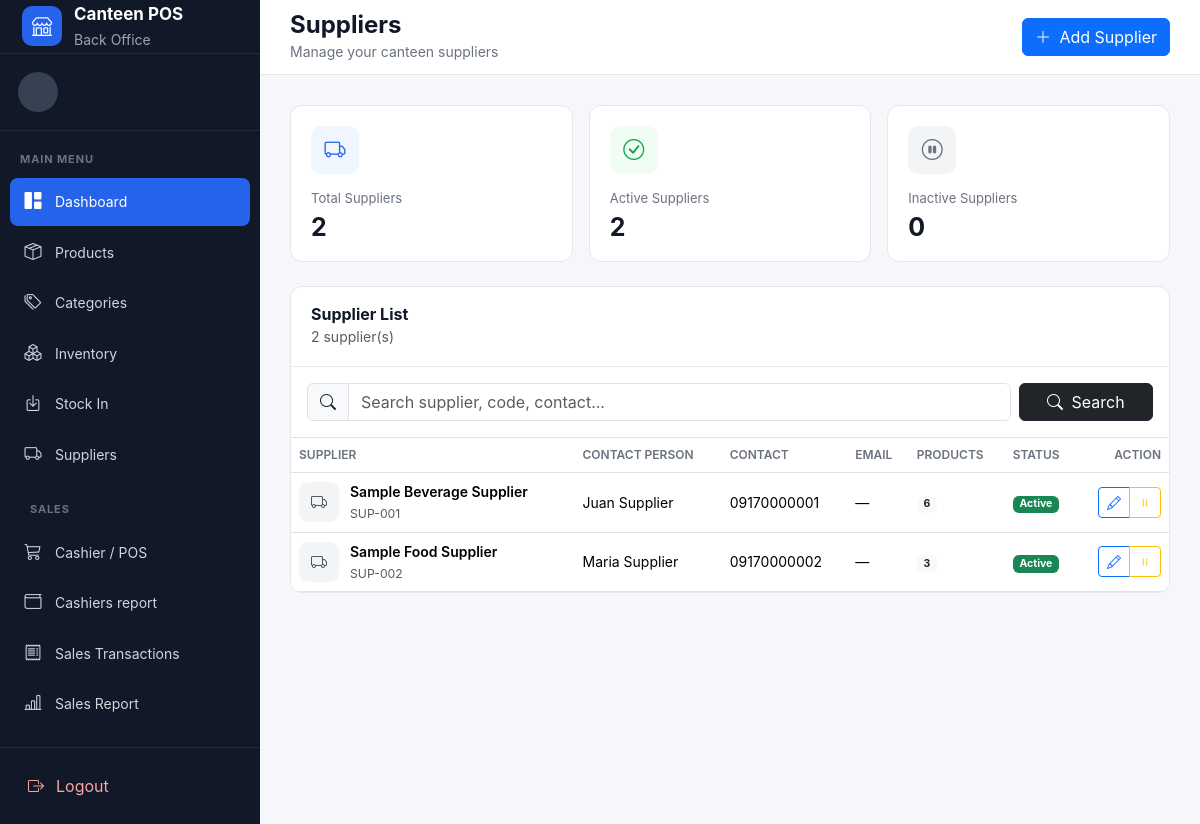
The app's page /suppliers/index.php with its own data.
### tables this page shows
CREATE TABLE suppliers (

    id INT UNSIGNED AUTO_INCREMENT PRIMARY KEY,

    supplier_code VARCHAR(30) NOT NULL UNIQUE,

    supplier_name VARCHAR(150) NOT NULL,

    contact_person VARCHAR(100) DEFAULT NULL,

    contact_number VARCHAR(50) DEFAULT NULL,

    email VARCHAR(100) DEFAULT NULL,

    address VARCHAR(255) DEFAULT NULL,

    status ENUM(
        'active',
        'inactive'
    ) NOT NULL DEFAULT 'active',

    created_at TIMESTAMP DEFAULT CURRENT_TIMESTAMP,

    updated_at TIMESTAMP DEFAULT CURRENT_TIMESTAMP
        ON UPDATE CURRENT_TIMESTAMP

);

### suppliers/index.php (the view, shortened to what this page needs)
<?php
require_once __DIR__ . "/../config/database.php";
require_once __DIR__ . "/../includes/header.php";
$search = trim($_GET['search'] ?? '');
$sql = "
    SELECT
        s.id,
        s.supplier_code,
        s.supplier_name,
        s.contact_person,
        s.contact_number,
        s.email,
        s.address,
        s.status,
        s.created_at,
        COUNT(DISTINCT p.id) AS product_count
    FROM suppliers s
    LEFT JOIN products p
        ON p.supplier_id = s.id
    WHERE 1 = 1
";
$params = [];
$sql .= "
    GROUP BY
        s.id,
        s.supplier_code,
        s.supplier_name,
        s.contact_person,
        s.contact_number,
        s.email,
        s.address,
        s.status,
        s.created_at
    ORDER BY s.supplier_name ASC
";
$stmt = $pdo->prepare($sql);
$stmt->execute($params);
$suppliers = $stmt->fetchAll();
$stmt = $pdo->query("
    SELECT
        COUNT(*) AS total_suppliers,
        SUM(
            CASE
                WHEN status = 'active'
                THEN 1
                ELSE 0
            END
        ) AS active_suppliers,
        SUM(
            CASE
                WHEN status = 'inactive'
                THEN 1
                ELSE 0
            END
        ) AS inactive_suppliers
    FROM suppliers
");
$summary = $stmt->fetch();
require_once __DIR__ . "/../includes/header.php";
require_once __DIR__ . "/../includes/sidebar.php";
?>
<main class="main-content">
    <header class="topbar">
        <div class="page-heading">
            <h4>
                Suppliers
            </h4>
            <small>
                Manage your canteen suppliers
            </small>
        </div>
        <a
            href="add.php"
            class="btn btn-primary"
        >
            <i class="bi bi-plus-lg me-1"></i>
            Add Supplier
        </a>
    </header>
    <section class="content-area">
        <div class="row g-3 mb-4">
            <div class="col-md-4">
                <div class="stat-card">
                    <div
                        class="stat-icon"
                        style="
                            background:#eff6ff;
                            color:#2563eb;
                        "
                    >
                        <i class="bi bi-truck"></i>
                    </div>
                    <div class="stat-title">
                        Total Suppliers
                    </div>
                    <div class="stat-value">
                        <?= number_format(
                            $summary['total_suppliers'] ?? 0
                        ) ?>
                    </div>
                </div>
            </div>
            <div class="col-md-4">
                <div class="stat-card">
                    <div
                        class="stat-icon"
                        style="
                            background:#f0fdf4;
                            color:#16a34a;
                        "
                    >
                        <i class="bi bi-check-circle"></i>
                    </div>
                    <div class="stat-title">
                        Active Suppliers
                    </div>
                    <div class="stat-value">
                        <?= number_format(
                            $summary['active_suppliers'] ?? 0
                        ) ?>
                    </div>
                </div>
            </div>
            <div class="col-md-4">
                <div class="stat-card">
                    <div
                        class="stat-icon"
                        style="
                            background:#f3f4f6;
                            color:#6b7280;
                        "
                    >
                        <i class="bi bi-pause-circle"></i>
                    </div>
                    <div class="stat-title">
                        Inactive Suppliers
                    </div>
                    <div class="stat-value">
                        <?= number_format(
                            $summary['inactive_suppliers'] ?? 0
                        ) ?>
                    </div>
                </div>
            </div>
        </div>
        <div class="dashboard-card">
            <div
                class="dashboard-card-header"
            >
                <div>
                    <h6>
                        Supplier List
                    </h6>
                    <small class="text-muted">
                        <?= number_format(
                            count($suppliers)
                        ) ?>
                        supplier(s)
                    </small>
                </div>
            </div>
            <div class="p-3 border-bottom">
                <form
                    method="GET"
                    class="row g-2"
                >
                    <div class="col-md-10">
                        <div class="input-group">
                            <span class="input-group-text">
                                <i class="bi bi-search"></i>
                            </span>
                            <input
                                type="text"
                                name="search"
                                class="form-control"
                                placeholder="Search supplier, code, contact..."
                                value="<?= htmlspecialchars(
                                    $search
                                ) ?>"
                            >
                        </div>
                    </div>
                    <div class="col-md-2">
                        <button
                            type="submit"
                            class="btn btn-dark w-100"
                        >
                            <i class="bi bi-search me-1"></i>
                            Search
                        </button>
                    </div>
                </form>
            </div>
            <div class="table-responsive">
                <table class="table table-hover">
                    <thead>
                        <tr>
                            <th>
                                Supplier
                            </th>
                            <th>
                                Contact Person
                            </th>
                            <th>
                                Contact
                            </th>
                            <th>
                                Email
                            </th>
                            <th>
                                Products
                            </th>
                            <th>
                                Status
                            </th>
                            <th class="text-end">
                                Action
                            </th>
                        </tr>
                    </thead>
                    <tbody>
                    <?php if ($suppliers): ?>
                        <?php foreach (
                            $suppliers as $supplier
                        ): ?>
                            <tr>
                                <td>
                                    <div
                                        class="d-flex align-items-center"
                                    >
                                        <div
                                            class="inventory-product-icon"
                                        >
                                            <i class="bi bi-truck"></i>
                                        </div>
                                        <div>
                                            <div
                                                class="fw-semibold"
                                            >
                                                <?= htmlspecialchars(
                                                    $supplier[
                                                        'supplier_name'
                                                    ]
                                                ) ?>
                                            </div>
                                            <small
                                                class="text-muted"
                                            >
                                                <?= htmlspecialchars(
                                                    $supplier[
                                                        'supplier_code'
                                                    ]
                                                ) ?>
                                            </small>
                                        </div>
                                    </div>
                                </td>
                                <td>
                                    <?= htmlspecialchars(
                                        $supplier[
                                            'contact_person'
                                        ]
                                        ?? '—'
                                    ) ?>
                                </td>
                                <td>
                                    <?= htmlspecialchars(
                                        $supplier[
                                            'contact_number'
                                        ]
                                        ?? '—'
                                    ) ?>
                                </td>
                                <td>
                                    <?= htmlspecialchars(
                                        $supplier[
                                            'email'
                                        ]
                                        ?? '—'
                                    ) ?>
                                </td>
                                <td>
                                    <span
                                        class="badge bg-light text-dark"
                                    >
                                        <?= number_format(
                                            $supplier[
                                                'product_count'
                                            ]
                                        ) ?>
                                    </span>
                                </td>
                                <td>
                                    <?php if (
                                        $supplier['status']
                                        === 'active'
                                    ): ?>
                                        <span
                                            class="badge bg-success"
                                        >
                                            Active
                                        </span>
                                    <?php endif; ?>
                                </td>
                                <td class="text-end">
                                    <div
                                        class="btn-group"
                                    >
                                        <a
                                            href="edit.php?id=<?= $supplier['id'] ?>"
                                            class="btn btn-sm btn-outline-primary"
                                            title="Edit"
                                        >
                                            <i
                                                class="bi bi-pencil"
                                            ></i>
                                        </a>
                                        <a
                                            href="toggle_status.php?id=<?= $supplier['id'] ?>"
                                            class="btn btn-sm btn-outline-warning"
                                            title="Change Status"
                                            onclick="return confirm(
                                                'Are you sure you want to change this supplier status?'
                                            );"
                                        >
                                            <?php if (
                                                $supplier['status']
                                                === 'active'
                                            ): ?>
                                                <i
                                                    class="bi bi-pause"
                                                ></i>
                                            <?php else: ?>
                                                <i
                                                    class="bi bi-play"
                                                ></i>
                                            <?php endif; ?>
                                        </a>
                                    </div>
                                </td>
                            </tr>
                        <?php endforeach; ?>
                    <?php endif; ?>
                    </tbody>
                </table>
            </div>
        </div>
    </section>
</main>
<?php
require_once __DIR__ . "/../includes/footer.php";
?>

### assets/css/dashboard.css (style rules this page uses)
:root { --sidebar-width: 260px; --sidebar-bg: #111827; --sidebar-hover: #1f2937; --sidebar-active: #2563eb; --body-bg: #f5f7fb; --text-dark: #111827; --text-muted: #6b7280; --border-color: #e5e7eb; }
* { box-sizing: border-box; }
body { margin: 0; background: var(--body-bg); color: var(--text-dark); font-family: Inter, -apple-system, BlinkMacSystemFont, "Segoe UI", sans-serif; }
.main-content { margin-left: var(--sidebar-width); min-height: 100vh; }
.topbar { height: 75px; background: #fff; border-bottom: 1px solid var(--border-color); display: flex; align-items: center; justify-content: space-between; padding: 0 30px; }
.page-heading h4 { margin: 0; font-weight: 700; }
.page-heading small { color: var(--text-muted); }
.content-area { padding: 30px; }
.stat-card { background: #fff; border: 1px solid var(--border-color); border-radius: 12px; padding: 20px; height: 100%; transition: .2s; }
.stat-icon { width: 48px; height: 48px; border-radius: 10px; display: flex; align-items: center; justify-content: center; font-size: 21px; margin-bottom: 15px; }
.stat-title { color: var(--text-muted); font-size: 13px; margin-bottom: 5px; }
.stat-value { font-size: 25px; font-weight: 700; }
.dashboard-card { background: #fff; border: 1px solid var(--border-color); border-radius: 12px; overflow: hidden; }
.dashboard-card-header { padding: 18px 20px; border-bottom: 1px solid var(--border-color); display: flex; align-items: center; justify-content: space-between; }
.dashboard-card-header h6 { margin: 0; font-weight: 700; }
.table { margin-bottom: 0; }
.table th { color: #6b7280; font-size: 12px; font-weight: 600; text-transform: uppercase; }
.table td { vertical-align: middle; font-size: 14px; }
.inventory-product-icon { width: 40px; height: 40px; margin-right: 11px; display: flex; align-items: center; justify-content: center; flex-shrink: 0; border-radius: 9px; background: #f3f4f6; color: #4b5563; font-size: 16px; }
.inventory-product-icon i { line-height: 1; }
.stat-card .stat-value { line-height: 1.1; }

### records on screen
suppliers: supplier_name "Sample Beverage Supplier", supplier_code "SUP-001", contact_person "Juan Supplier", contact_number "09170000001", email "—", supplier "6", status "Active"
suppliers: supplier_name "Sample Food Supplier", supplier_code "SUP-002", contact_person "Maria Supplier", contact_number "09170000002", email "—", supplier "3", status "Active"

### other values on screen
$summary['total_suppliers'] "2"
$summary['active_suppliers'] "2"
$summary['inactive_suppliers'] "0"
count($suppliers) "2"
